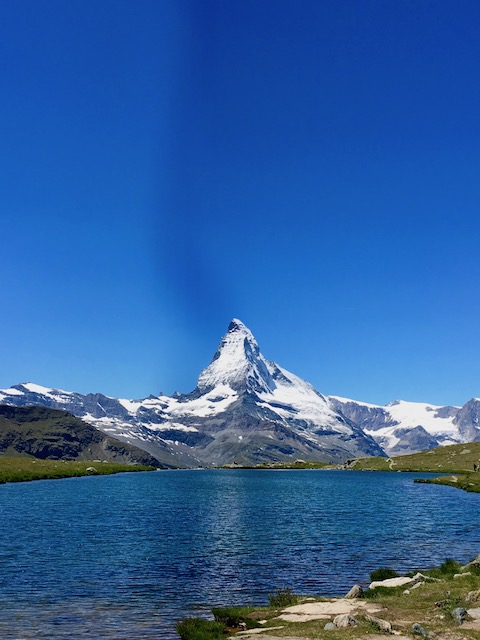
#> input picture project_1028/1105301/input.jpg, 480 x 640 px
$ python solution.py
#> lines starting #> are read from the running program, lines starting #| are printed output that depends on the picture
# solution.py ---
#
# Filename: solution.py
# Description:
# Author: Kwang Moo Yi
# Maintainer:
# Created: Mon Oct 15 13:06:48 2018 (-0700)
# Version:
#

# Commentary:
#
#
#
#

# Change Log:
#
#
#
# Copyright (C), Visual Computing Group @ University of Victoria.

# Code:

import time

import cv2
import numpy as np
from numpy.fft import fftshift
from numpy.fft import fft2
from numpy.fft import ifft2

# Placeholder to stop auto-syntac checking from complaining
TODO = None


def custom_blur_demo(image):
    kernel = np.array([[0, -1, 0], [-1, 5, -1], [0, -1, 0]], np.float32)  # 锐化
    dst = cv2.filter2D(image, -1, kernel=kernel)
    cv2.imshow("custom_blur_demo", dst)


def main():
    # Read Image in grayscale and show
    img = cv2.imread("input.jpg", 0)
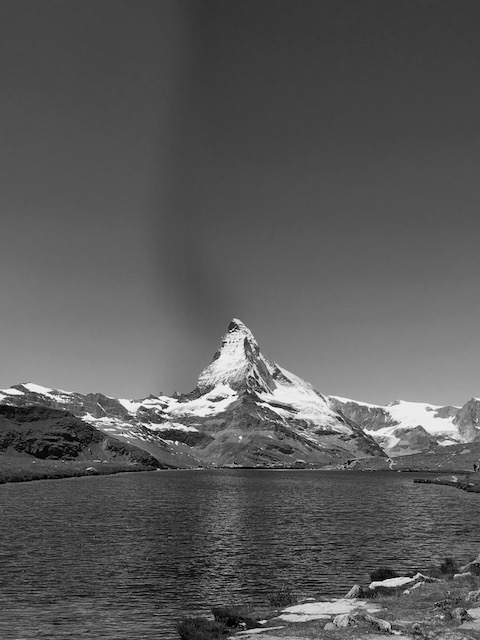
#> img: shape (640, 480); min 0, max 248, mean 89.6
    cv2.imwrite("orig1.png", img)
    print(img.shape)
#| (640, 480)
    print("1")
    # ----------------------------------------------------------------------
    # Create Filter
    #
    # TODO: 3 Marks: Create sharpen filter from the lecture, but with a
    # Gaussian filter form the averaging instead of the mean filter. For the
    # Gaussian filter, use a kernel with size 31x31 with sigma 5. For the unit
    # impulse set the multiplier to be 2.
    kernel = np.multiply(cv2.getGaussianKernel(31, 5), np.transpose(cv2.getGaussianKernel(31, 5)))

    # ----------------------------------------------------------------------
    # Filter with FFT
    #
    # TODO: 1 Mark: Pad filter with zeros to have the same size as the image,
    # but with the filter in the center. This creates a larger filter, that
    # effectively does the same thing as the original image.
    kernel_padded = np.zeros_like(img).astype(float)
    pad_h = (img.shape[0] - kernel.shape[0]) // 2
#> pad_h = 304
    pad_w = (img.shape[1] - kernel.shape[1]) // 2
#> pad_w = 224
    kernel_padded[pad_h:pad_h + kernel.shape[0], pad_w:pad_w + kernel.shape[1]] = kernel

    # Shift filter image to have origin on 0,0. This one is done for you. The
    # exact theory behind this was not explained in class so you may skip this
    # part. Drop by my office hours if you are interested.
    kernel_padded_shifted = fftshift(kernel_padded)

    # TODO: 1 Mark: Move all signal to Fourier space (DFT).
    img_fft = fft2(img)
    kernel_fft = fft2(kernel_padded_shifted)
    # Display signals in Fourier Space
    # I put some visualization here to help debugging :-)
    cv2.imwrite(
        "orig_fft1.png",
        np.minimum(1e-5 * np.abs(fftshift(img_fft)), 1.0) * 255.)
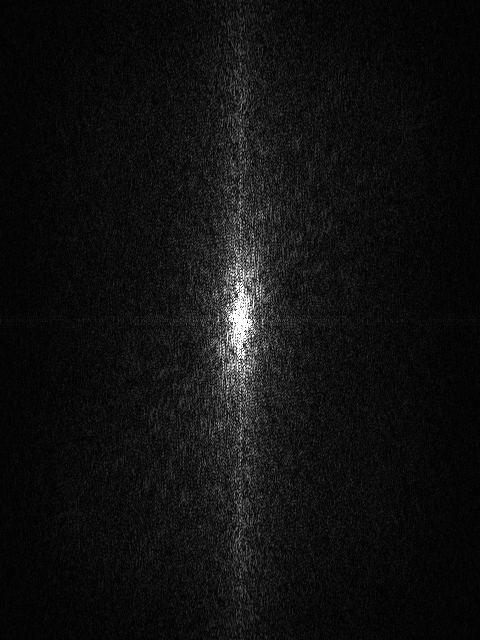
#> saved as orig_fft1.png: shape (640, 480); min 0, max 255, mean 16.7
    cv2.imwrite(
        "filt_fft1.png",
        np.minimum(1e-1 * np.abs(fftshift(kernel_fft)), 1.0) * 255.)
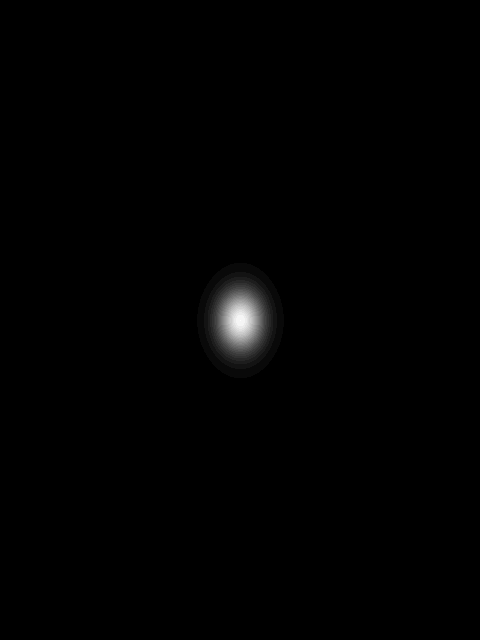
#> saved as filt_fft1.png: shape (640, 480); min 0, max 26, mean 0.2; drawn with min black and max white
    print("2")
    img_fft = fftshift(img_fft)
    kernel_fft = fftshift(kernel_fft)
    # TODO: 1 Mark: Do filtering in Fourier space
    img_filtered_fft = fftshift(fft2(kernel_padded_shifted))

    # TODO: 1 Mark: Bring back to Spatial domain (Inverse DFT)
    # TODO: 2 Marks: Throw away the imaginary part and clip between 0 and 255
    # to make it a real image.
    img_fft_copy = img_fft.copy()
    mask = np.zeros_like(img_fft_copy)
    cx = mask.shape[0] // 2
#> cx = 320
    cy = mask.shape[1] // 2
#> cy = 240
    mask[cx - 50:cx + 50, cy - 50:cy + 50] = 1
    img_fft_copy = fftshift(fftshift(img_fft_copy * mask, axes=0), axes=1)
    img_sharpened = np.real(ifft2(img_fft_copy))
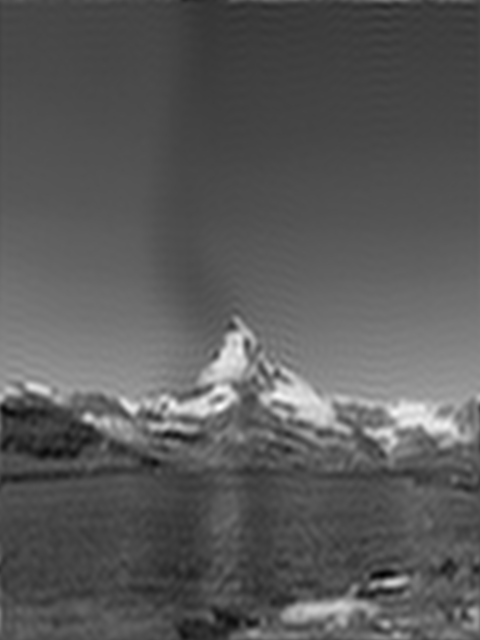
#> img_sharpened: shape (640, 480) float64; min -9.35, max 272.3, mean 89.6; drawn with min black and max white
    cv2.imwrite("res_fft1.png", img_sharpened.astype(np.uint8))
    print("3")
    # ----------------------------------------------------------------------
    # Filter with OpenCV
    # TODO: 1 Mark: Use padded filter and cyclic padding (wrap) to get exact results
    # TOOD: 1 Mark: Clip image for display

    img_sharpened = cv2.filter2D(img, -1, kernel_padded)
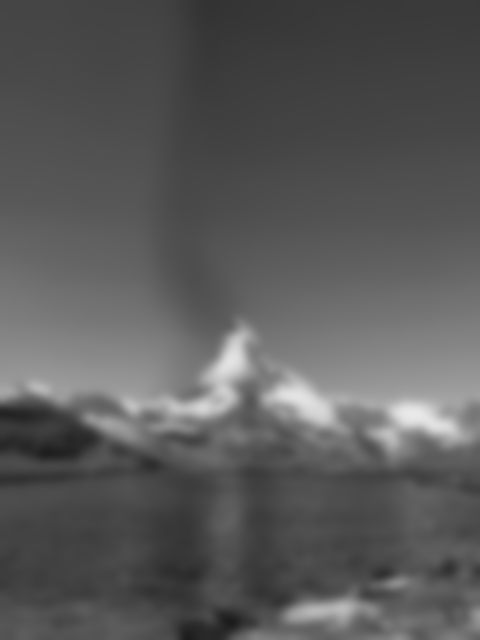
#> img_sharpened: shape (640, 480); min 27, max 233, mean 89.5
    cv2.imwrite("res_opencv1.png", img_sharpened.astype(np.uint8))
    print("4")

if __name__ == "__main__":
    main()
    exit(0)
#> (the program exits here)
